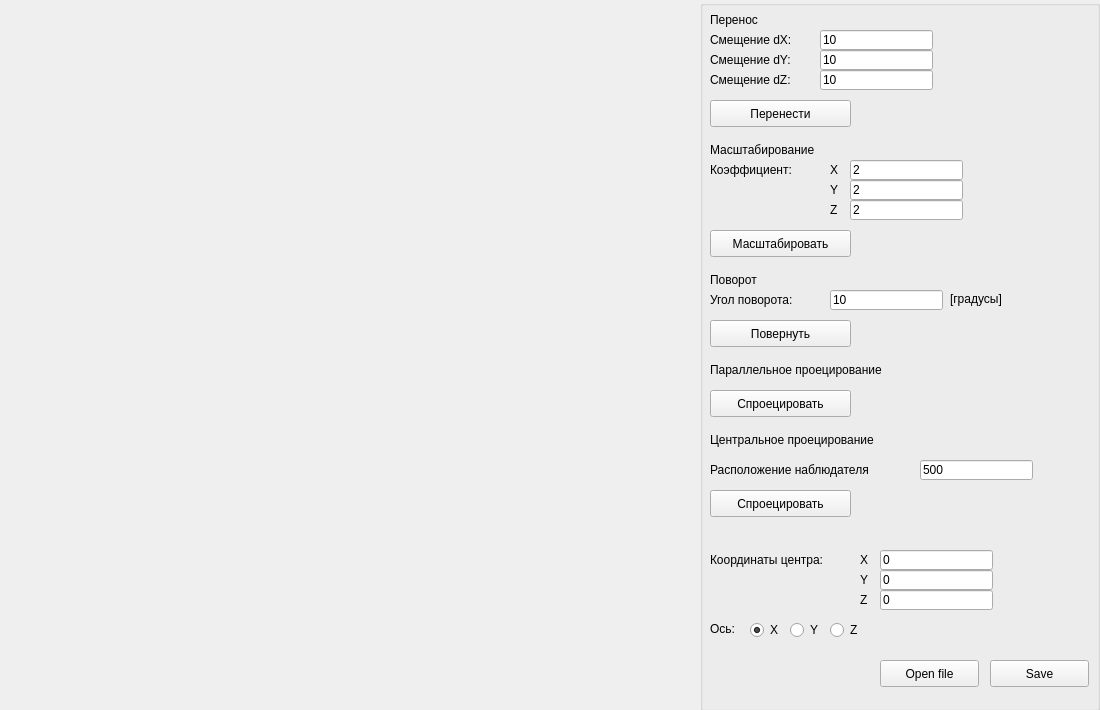
<?xml version="1.0" encoding="UTF-8"?>
<ui version="4.0">
 <class>Widget</class>
 <widget class="QWidget" name="Widget">
  <property name="geometry">
   <rect>
    <x>0</x>
    <y>0</y>
    <width>1100</width>
    <height>710</height>
   </rect>
  </property>
  <property name="windowTitle">
   <string>Widget</string>
  </property>
  <widget class="QGroupBox" name="groupBox">
   <property name="geometry">
    <rect>
     <x>700</x>
     <y>0</y>
     <width>400</width>
     <height>711</height>
    </rect>
   </property>
   <property name="font">
    <font>
     <kerning>true</kerning>
    </font>
   </property>
   <property name="autoFillBackground">
    <bool>true</bool>
   </property>
   <property name="title">
    <string/>
   </property>
   <widget class="QLabel" name="label">
    <property name="geometry">
     <rect>
      <x>10</x>
      <y>10</y>
      <width>200</width>
      <height>20</height>
     </rect>
    </property>
    <property name="text">
     <string>Перенос</string>
    </property>
   </widget>
   <widget class="QLabel" name="label_2">
    <property name="geometry">
     <rect>
      <x>10</x>
      <y>140</y>
      <width>200</width>
      <height>20</height>
     </rect>
    </property>
    <property name="text">
     <string>Масштабирование</string>
    </property>
   </widget>
   <widget class="QLabel" name="label_3">
    <property name="geometry">
     <rect>
      <x>10</x>
      <y>270</y>
      <width>200</width>
      <height>20</height>
     </rect>
    </property>
    <property name="text">
     <string>Поворот</string>
    </property>
   </widget>
   <widget class="QPushButton" name="ShiftButton">
    <property name="geometry">
     <rect>
      <x>10</x>
      <y>100</y>
      <width>141</width>
      <height>27</height>
     </rect>
    </property>
    <property name="text">
     <string>Перенести</string>
    </property>
   </widget>
   <widget class="QPushButton" name="ScaleButton">
    <property name="geometry">
     <rect>
      <x>10</x>
      <y>230</y>
      <width>141</width>
      <height>27</height>
     </rect>
    </property>
    <property name="text">
     <string>Масштабировать</string>
    </property>
   </widget>
   <widget class="QPushButton" name="TurnButton">
    <property name="geometry">
     <rect>
      <x>10</x>
      <y>320</y>
      <width>141</width>
      <height>27</height>
     </rect>
    </property>
    <property name="text">
     <string>Повернуть</string>
    </property>
   </widget>
   <widget class="QPushButton" name="ProjectP">
    <property name="geometry">
     <rect>
      <x>10</x>
      <y>390</y>
      <width>141</width>
      <height>27</height>
     </rect>
    </property>
    <property name="text">
     <string>Спроецировать</string>
    </property>
   </widget>
   <widget class="QLabel" name="label_7">
    <property name="geometry">
     <rect>
      <x>10</x>
      <y>30</y>
      <width>120</width>
      <height>20</height>
     </rect>
    </property>
    <property name="text">
     <string>Смещение dX:</string>
    </property>
   </widget>
   <widget class="QLabel" name="label_8">
    <property name="geometry">
     <rect>
      <x>10</x>
      <y>50</y>
      <width>120</width>
      <height>20</height>
     </rect>
    </property>
    <property name="text">
     <string>Смещение dY:</string>
    </property>
   </widget>
   <widget class="QLabel" name="label_9">
    <property name="geometry">
     <rect>
      <x>10</x>
      <y>160</y>
      <width>111</width>
      <height>20</height>
     </rect>
    </property>
    <property name="text">
     <string>Коэффициент:</string>
    </property>
   </widget>
   <widget class="QLabel" name="label_10">
    <property name="geometry">
     <rect>
      <x>10</x>
      <y>550</y>
      <width>151</width>
      <height>20</height>
     </rect>
    </property>
    <property name="text">
     <string>Координаты центра:</string>
    </property>
   </widget>
   <widget class="QLabel" name="label_11">
    <property name="geometry">
     <rect>
      <x>160</x>
      <y>550</y>
      <width>21</width>
      <height>20</height>
     </rect>
    </property>
    <property name="text">
     <string>X</string>
    </property>
   </widget>
   <widget class="QLabel" name="label_12">
    <property name="geometry">
     <rect>
      <x>160</x>
      <y>570</y>
      <width>21</width>
      <height>20</height>
     </rect>
    </property>
    <property name="text">
     <string>Y</string>
    </property>
   </widget>
   <widget class="QLabel" name="label_13">
    <property name="geometry">
     <rect>
      <x>10</x>
      <y>290</y>
      <width>111</width>
      <height>20</height>
     </rect>
    </property>
    <property name="text">
     <string>Угол поворота:</string>
    </property>
   </widget>
   <widget class="QLabel" name="label_14">
    <property name="geometry">
     <rect>
      <x>130</x>
      <y>160</y>
      <width>21</width>
      <height>20</height>
     </rect>
    </property>
    <property name="text">
     <string>X</string>
    </property>
   </widget>
   <widget class="QLabel" name="label_15">
    <property name="geometry">
     <rect>
      <x>130</x>
      <y>180</y>
      <width>21</width>
      <height>20</height>
     </rect>
    </property>
    <property name="text">
     <string>Y</string>
    </property>
   </widget>
   <widget class="QLabel" name="label_4">
    <property name="geometry">
     <rect>
      <x>250</x>
      <y>290</y>
      <width>67</width>
      <height>17</height>
     </rect>
    </property>
    <property name="text">
     <string>[градусы]</string>
    </property>
   </widget>
   <widget class="QLabel" name="label_16">
    <property name="geometry">
     <rect>
      <x>10</x>
      <y>70</y>
      <width>120</width>
      <height>20</height>
     </rect>
    </property>
    <property name="text">
     <string>Смещение dZ:</string>
    </property>
   </widget>
   <widget class="QLineEdit" name="ShiftX">
    <property name="geometry">
     <rect>
      <x>120</x>
      <y>30</y>
      <width>113</width>
      <height>20</height>
     </rect>
    </property>
    <property name="text">
     <string>10</string>
    </property>
   </widget>
   <widget class="QLineEdit" name="ShiftY">
    <property name="geometry">
     <rect>
      <x>120</x>
      <y>50</y>
      <width>113</width>
      <height>20</height>
     </rect>
    </property>
    <property name="text">
     <string>10</string>
    </property>
   </widget>
   <widget class="QLineEdit" name="ShiftZ">
    <property name="geometry">
     <rect>
      <x>120</x>
      <y>70</y>
      <width>113</width>
      <height>20</height>
     </rect>
    </property>
    <property name="text">
     <string>10</string>
    </property>
   </widget>
   <widget class="QLabel" name="label_17">
    <property name="geometry">
     <rect>
      <x>130</x>
      <y>200</y>
      <width>21</width>
      <height>20</height>
     </rect>
    </property>
    <property name="text">
     <string>Z</string>
    </property>
   </widget>
   <widget class="QLineEdit" name="ScaleX">
    <property name="geometry">
     <rect>
      <x>150</x>
      <y>160</y>
      <width>113</width>
      <height>20</height>
     </rect>
    </property>
    <property name="text">
     <string>2</string>
    </property>
   </widget>
   <widget class="QLineEdit" name="ScaleY">
    <property name="geometry">
     <rect>
      <x>150</x>
      <y>180</y>
      <width>113</width>
      <height>20</height>
     </rect>
    </property>
    <property name="text">
     <string>2</string>
    </property>
   </widget>
   <widget class="QLineEdit" name="ScaleZ">
    <property name="geometry">
     <rect>
      <x>150</x>
      <y>200</y>
      <width>113</width>
      <height>20</height>
     </rect>
    </property>
    <property name="text">
     <string>2</string>
    </property>
   </widget>
   <widget class="QLineEdit" name="TurnAngle">
    <property name="geometry">
     <rect>
      <x>130</x>
      <y>290</y>
      <width>113</width>
      <height>20</height>
     </rect>
    </property>
    <property name="text">
     <string>10</string>
    </property>
   </widget>
   <widget class="QLineEdit" name="CenterX">
    <property name="geometry">
     <rect>
      <x>180</x>
      <y>550</y>
      <width>113</width>
      <height>20</height>
     </rect>
    </property>
    <property name="text">
     <string>0</string>
    </property>
   </widget>
   <widget class="QLineEdit" name="CenterY">
    <property name="geometry">
     <rect>
      <x>180</x>
      <y>570</y>
      <width>113</width>
      <height>20</height>
     </rect>
    </property>
    <property name="text">
     <string>0</string>
    </property>
   </widget>
   <widget class="QLineEdit" name="CenterZ">
    <property name="geometry">
     <rect>
      <x>180</x>
      <y>590</y>
      <width>113</width>
      <height>20</height>
     </rect>
    </property>
    <property name="text">
     <string>0</string>
    </property>
   </widget>
   <widget class="QLabel" name="label_18">
    <property name="geometry">
     <rect>
      <x>160</x>
      <y>590</y>
      <width>21</width>
      <height>20</height>
     </rect>
    </property>
    <property name="text">
     <string>Z</string>
    </property>
   </widget>
   <widget class="QLabel" name="label_5">
    <property name="geometry">
     <rect>
      <x>10</x>
      <y>620</y>
      <width>31</width>
      <height>17</height>
     </rect>
    </property>
    <property name="text">
     <string>Ось:</string>
    </property>
   </widget>
   <widget class="QRadioButton" name="CheckX">
    <property name="enabled">
     <bool>true</bool>
    </property>
    <property name="geometry">
     <rect>
      <x>50</x>
      <y>620</y>
      <width>41</width>
      <height>20</height>
     </rect>
    </property>
    <property name="text">
     <string>X</string>
    </property>
    <property name="checked">
     <bool>true</bool>
    </property>
   </widget>
   <widget class="QRadioButton" name="CheckY">
    <property name="geometry">
     <rect>
      <x>90</x>
      <y>620</y>
      <width>41</width>
      <height>20</height>
     </rect>
    </property>
    <property name="text">
     <string>Y</string>
    </property>
   </widget>
   <widget class="QRadioButton" name="CheckZ">
    <property name="geometry">
     <rect>
      <x>130</x>
      <y>620</y>
      <width>41</width>
      <height>20</height>
     </rect>
    </property>
    <property name="text">
     <string>Z</string>
    </property>
   </widget>
   <widget class="QPushButton" name="ProjectC">
    <property name="geometry">
     <rect>
      <x>10</x>
      <y>490</y>
      <width>141</width>
      <height>27</height>
     </rect>
    </property>
    <property name="text">
     <string>Спроецировать</string>
    </property>
   </widget>
   <widget class="QPushButton" name="OpenFile">
    <property name="geometry">
     <rect>
      <x>180</x>
      <y>660</y>
      <width>99</width>
      <height>27</height>
     </rect>
    </property>
    <property name="text">
     <string>Open file</string>
    </property>
   </widget>
   <widget class="QPushButton" name="SaveModel">
    <property name="geometry">
     <rect>
      <x>290</x>
      <y>660</y>
      <width>99</width>
      <height>27</height>
     </rect>
    </property>
    <property name="text">
     <string>Save</string>
    </property>
   </widget>
   <widget class="QLineEdit" name="Distance">
    <property name="geometry">
     <rect>
      <x>220</x>
      <y>460</y>
      <width>113</width>
      <height>20</height>
     </rect>
    </property>
    <property name="text">
     <string>500</string>
    </property>
   </widget>
   <widget class="QLabel" name="label_6">
    <property name="geometry">
     <rect>
      <x>10</x>
      <y>360</y>
      <width>231</width>
      <height>20</height>
     </rect>
    </property>
    <property name="text">
     <string>Параллельное проецирование</string>
    </property>
   </widget>
   <widget class="QLabel" name="label_19">
    <property name="geometry">
     <rect>
      <x>10</x>
      <y>430</y>
      <width>231</width>
      <height>20</height>
     </rect>
    </property>
    <property name="text">
     <string>Центральное проецирование</string>
    </property>
   </widget>
   <widget class="QLabel" name="label_20">
    <property name="geometry">
     <rect>
      <x>10</x>
      <y>460</y>
      <width>211</width>
      <height>20</height>
     </rect>
    </property>
    <property name="text">
     <string>Расположение наблюдателя</string>
    </property>
   </widget>
  </widget>
 </widget>
 <layoutdefault spacing="6" margin="11"/>
 <resources/>
 <connections/>
</ui>
